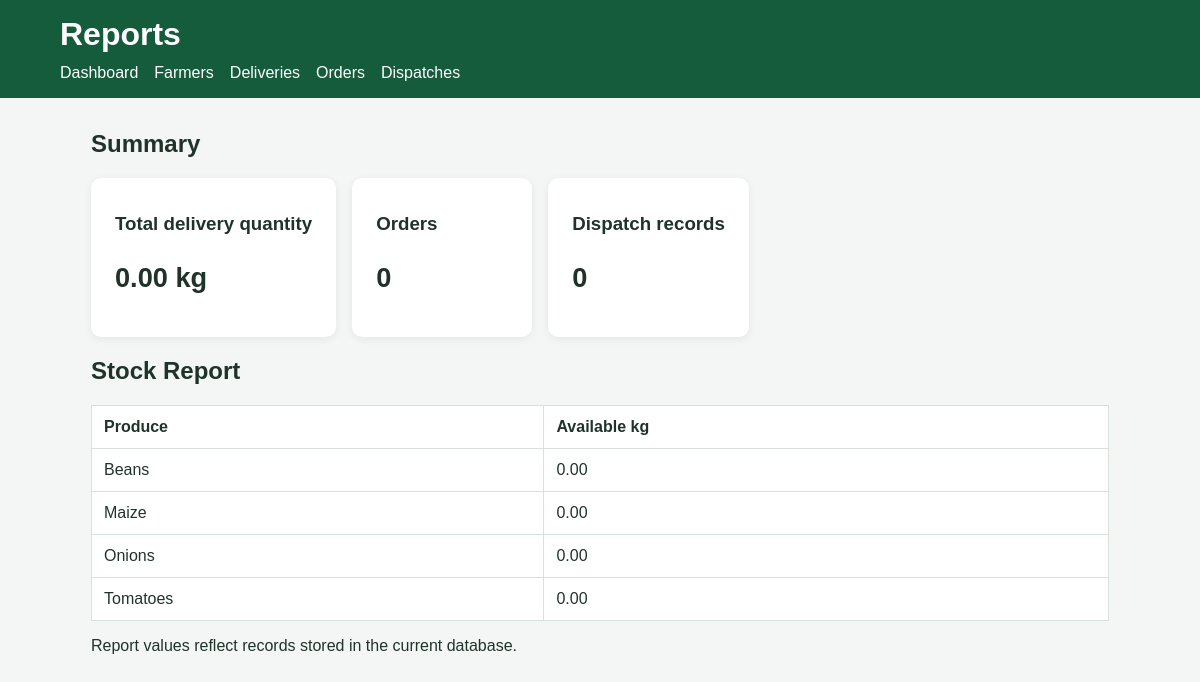
The app's page /reports.php with its own data.
### tables this page shows
CREATE TABLE stock (stock_id INT AUTO_INCREMENT PRIMARY KEY, produce_id INT NOT NULL UNIQUE, quantity_available DECIMAL(12,2) NOT NULL DEFAULT 0, last_updated TIMESTAMP DEFAULT CURRENT_TIMESTAMP ON UPDATE CURRENT_TIMESTAMP, FOREIGN KEY (produce_id) REFERENCES produce(produce_id));

CREATE TABLE produce (produce_id INT AUTO_INCREMENT PRIMARY KEY, name VARCHAR(80) NOT NULL UNIQUE, unit VARCHAR(20) NOT NULL DEFAULT 'kg', category VARCHAR(80));

### reports.php (the view)
<?php require 'config.php';$stock=$pdo->query('SELECT p.name,s.quantity_available FROM stock s JOIN produce p ON p.produce_id=s.produce_id ORDER BY p.name')->fetchAll();$deliveries=(float)$pdo->query('SELECT COALESCE(SUM(quantity),0) FROM deliveries')->fetchColumn();$orders=(int)$pdo->query('SELECT COUNT(*) FROM orders')->fetchColumn();$dispatches=(int)$pdo->query('SELECT COUNT(*) FROM dispatches')->fetchColumn();?>
<!doctype html><html><head><meta charset="utf-8"><title>Reports</title><link rel="stylesheet" href="style.css"></head><body><header><h1>Reports</h1><nav><a href="index.php">Dashboard</a><a href="farmers.php">Farmers</a><a href="deliveries.php">Deliveries</a><a href="orders.php">Orders</a><a href="dispatches.php">Dispatches</a></nav></header><main><h2>Summary</h2><div class="cards"><div class="card"><h3>Total delivery quantity</h3><p><?=number_format($deliveries,2)?> kg</p></div><div class="card"><h3>Orders</h3><p><?=$orders?></p></div><div class="card"><h3>Dispatch records</h3><p><?=$dispatches?></p></div></div><h2>Stock Report</h2><table><tr><th>Produce</th><th>Available kg</th></tr><?php foreach($stock as $s):?><tr><td><?=htmlspecialchars($s['name'])?></td><td><?=$s['quantity_available']?></td></tr><?php endforeach;?></table><p>Report values reflect records stored in the current database.</p></main></body></html>

### style.css (style rules this page uses)
* { box-sizing:border-box }
body { margin:0;font-family:Arial,sans-serif;background:#f3f6f4;color:#20332b }
header { background:#145c3b;color:#fff;padding:1rem 5% }
header h1 { margin:0 0 .7rem }
nav { display:flex;flex-wrap:wrap;gap:1rem }
nav a { color:#fff;text-decoration:none }
main { max-width:1050px;margin:2rem auto;padding:0 1rem }
.cards { display:flex;gap:1rem;flex-wrap:wrap }
.card { background:white;border-radius:10px;padding:1rem 1.5rem;min-width:180px;box-shadow:0 2px 8px #0001 }
.card p { font-size:1.7rem;font-weight:bold }
table { border-collapse:collapse;width:100%;background:white;margin:1rem 0 }
td,th { padding:.75rem;border:1px solid #d7e1da;text-align:left }

### records on screen
stock: produce.name "Beans", quantity_available "0.00"
stock: produce.name "Maize", quantity_available "0.00"
stock: produce.name "Onions", quantity_available "0.00"
stock: produce.name "Tomatoes", quantity_available "0.00"

### other values on screen
$deliveries "0.00"
$orders "0"
$dispatches "0"
